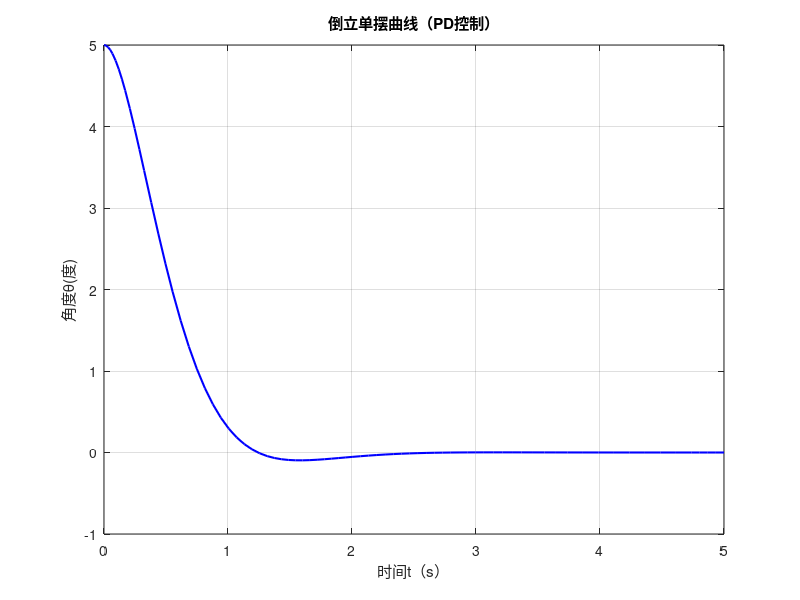

This chart was generated by the following MATLAB code:
clear;clc;close all;
g=9.8;
L=1;
Kp=20;Kd=5;

pendulum_ode = @(t, z) [z(2); (g/L)*sin(z(1)) - Kp*z(1) - Kd*z(2)];
theta0=deg2rad(5);
z0=[theta0; 0];
tspan=[0,5];
[t,z]=ode45(pendulum_ode,tspan,z0);
theta=z(:,1);


figure;
plot(t,rad2deg(theta),'b-','LineWidth',1.5);
xlabel('时间t（s）');
ylabel('角度\theta(度)');
title('倒立单摆曲线（PD控制）');
grid on;
